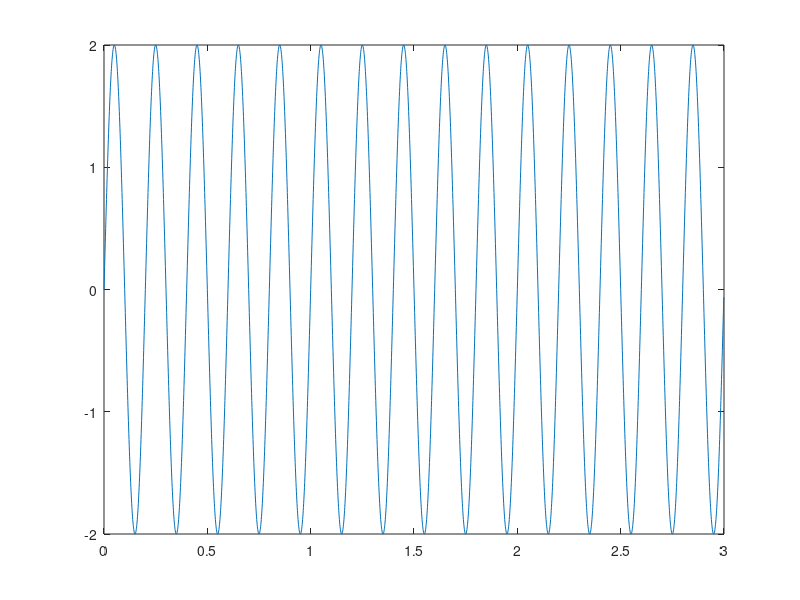
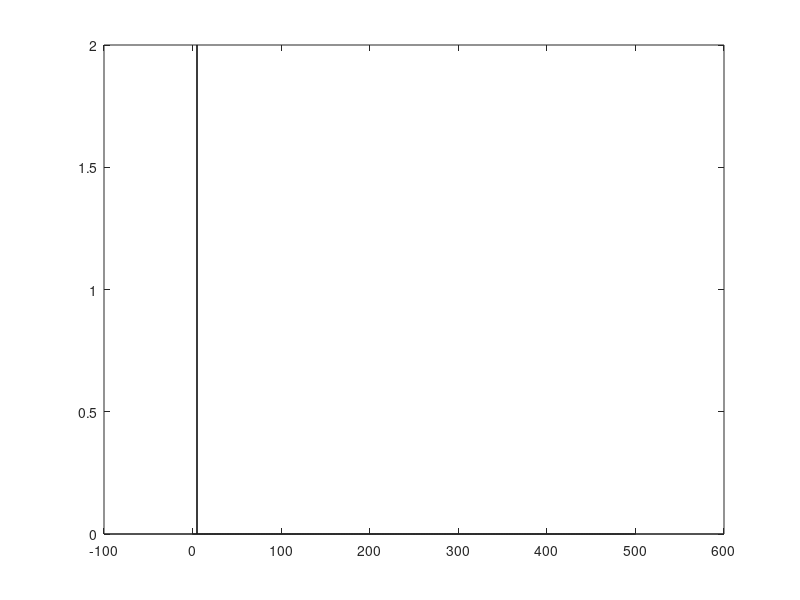
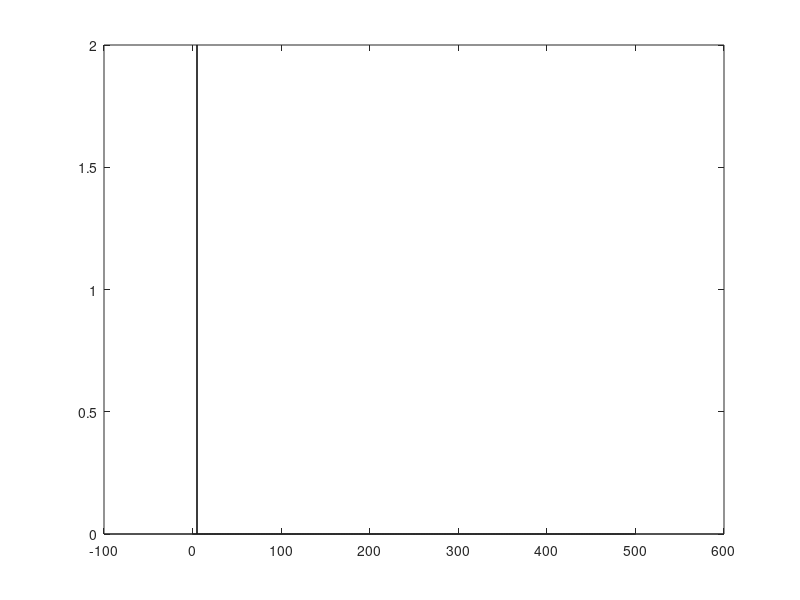

These charts were generated, in order, by the following MATLAB code:
clearvars
% fft has to be done on each channel separatly

Fs = 1000; % sampling freq
duration = 3; % seconds
timepoints = 0:1/Fs:duration-1/Fs;
freqSpectrum = Fs*(0:length(timepoints))/length(timepoints);

% create sine wave
freq1 = 5; % Hz
ampl = 2;
testData = ampl*sin(2*pi*timepoints*freq1);
figure; plot(timepoints, testData);


%%%%% Justin's method
%Do the fourier transform of the data.
dft = dftmtx(length(testData));
dftData = testData*dft;
%Select just the unique frequencies.
nfr = floor(length(testData)/2)+1; %Number of unique frequency in fourier transform. The +1 is for the DC component.  
dftData = dftData(:,1:nfr);
freqsToDouble = 2:(nfr-1+mod(length(testData),2));
%Now we double the the amplitude of the freqs that are represented
%twice in the fourer transform
dftData(:,freqsToDouble) = 2*dftData(:,freqsToDouble);
%Now we normalize by the number of points in the fourier transform to
%get the expected amplitude value instead of the raw dot product.
dftData = dftData/length(testData);
amp = abs(dftData);
cos = real(dftData);
sin = -imag(dftData);
freq = (Fs/2)*linspace(0,1,nfr);% freq values.  
figure;bar(freq,amp);


%%%%% Rama's method
otherFFT = fft(testData);
ampFFT = abs(otherFFT);
ampFFTnorm = 2*ampFFT(1:length(ampFFT)/2+1)/length(ampFFT);
figure;bar(freq,ampFFTnorm)

